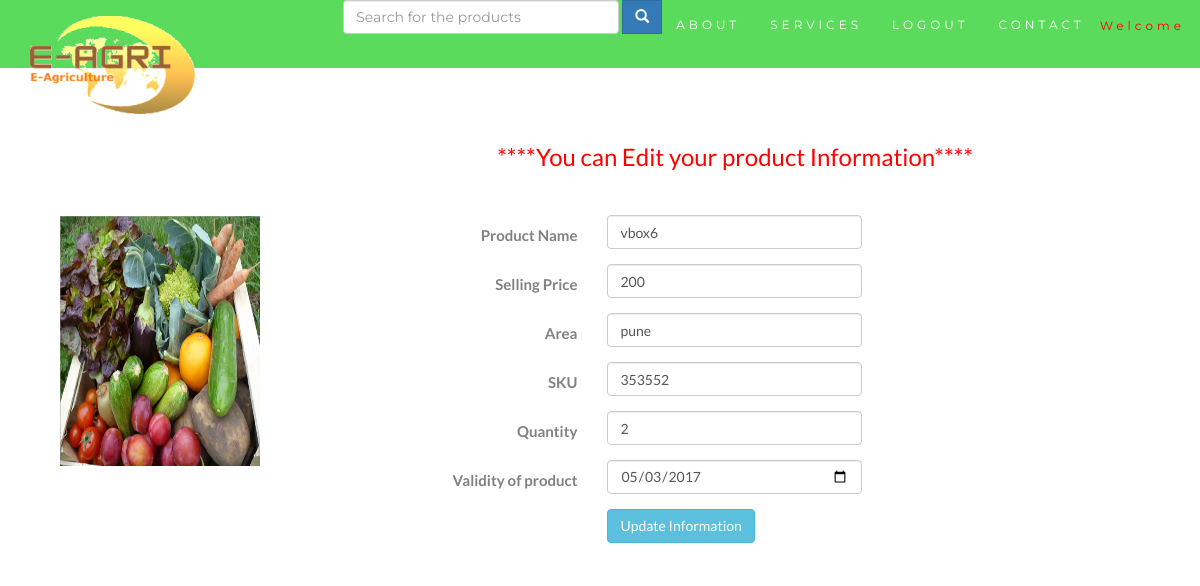
/farmer_description.php?product_id=6, run on the app's committed database.
### tables this page shows
CREATE TABLE `upload_db` (
  `product_id` int(11) NOT NULL,
  `uploaded_by` varchar(300) NOT NULL,
  `product_name` varchar(30) NOT NULL,
  `area` varchar(40) NOT NULL,
  `selling_price` int(40) NOT NULL,
  `quantity` int(40) NOT NULL,
  `image` varchar(300) NOT NULL,
  `sku` varchar(30) NOT NULL,
  `exist` tinyint(1) NOT NULL,
  `validity` date NOT NULL
);

### farmer_description.php (the view, shortened to what this page needs)
<?php
include('common/headerf.php');
  $product_id=$_GET['product_id'];
  $con=new mysqli('localhost','root','','e-agri');
  $sql=mysqli_query($con,"SELECT * from upload_db where product_id='$product_id'");
  $row=mysqli_fetch_array($sql) or die("cannot select".mysqli_error($con));
?>
<!DOCTYPE html>
<html>
<head>
</head>
<body>
<div class="col-md-12">
	<div class="col-md-3" class="container-fluid text-center bg-grey">
		<br><br><br>
		<img src="photos/<?php echo $row['image'];?>"  class="rounded" style="min-height:50px;" width="200" height="250" hspace="30" class="responsive-img"/>
	</div>
	<div class="container" class="bg-success">
	<div class="col-md-9">
		<p align="center" style="color: red">
    		<font size="5">
        		****You can Edit your product Information****
    		</font>
		</p>
		<form class="form-horizontal" action="update_product_info.php?product_id=<?php echo $product_id;?>" method="post" enctype="multipart/form-data">
		<br>
		<fieldset>
		<div class="form-group">
  			<label class="col-md-4 control-label" for="pname">Product Name</label>
  		<div class="col-md-4">
  		<input id="product_name" name="product_name" type="text" placeholder="Enter a name of your product" value="<?php echo $row['product_name'];?>" class="form-control input-md" required="">
  		</div>
		</div>
		<div class="form-group">
  		<label class="col-md-4 control-label" for="sp">Selling Price</label>
  		<div class="col-md-4">
  		<input id="selling_price" name="selling_price" type="text" value="<?php echo $row['selling_price'];?>" class="form-control input-md" required="">
  		</div>
		</div>
		<div class="form-group">
  		<label class="col-md-4 control-label" for="area">Area</label>
  		<div class="col-md-4">
  		<input id="area" name="area" type="text" value="<?php echo $row['area'];?>" class="form-control input-md" required="">
  		</div>
		</div>
		<div class="form-group">
  		<label class="col-md-4 control-label" for="sku">SKU</label>
  		<div class="col-md-4">
  		<input id="sku" name="sku" type="text" value="<?php echo $row['sku'];?>" class="form-control input-md" required="">
  		</div>
		</div>
		<div class="form-group">
  		<label class="col-md-4 control-label" for="quantity">Quantity</label>
  		<div class="col-md-4">
  		<input id="quantity" name="quantity" type="text" value="<?php echo $row['quantity'];?>" class="form-control input-md" required="">
  		</div>
		</div>
		<div class="form-group">
  		<label class="col-md-4 control-label" for="validity">Validity of product</label>
  		<div class="col-md-4">
  		<input id="validity" name="validity" type="date" value="<?php echo $row['validity'];?>" class="form-control input-md" required="">
  		</div>
		</div>
		<div class="form-group">
  		<label class="col-md-4 control-label" for="submit"></label>
  		<div class="col-md-4">
    	<button id="submit" type="submit" name="submit" class="btn btn-info">Update Information</button>
  		</div>
		</div>
		</form>
	</div>
	</div>
</div>
</body>
</html>

### common/headerf.php (style rules this page uses)
body { font: 400 15px Lato, sans-serif; line-height: 1.8; color: #818181; }

### data on the page
upload_db: image (picture), product_name "vbox6", selling_price "200", area "pune", sku "353552", quantity "2", validity "05/03/2017"
